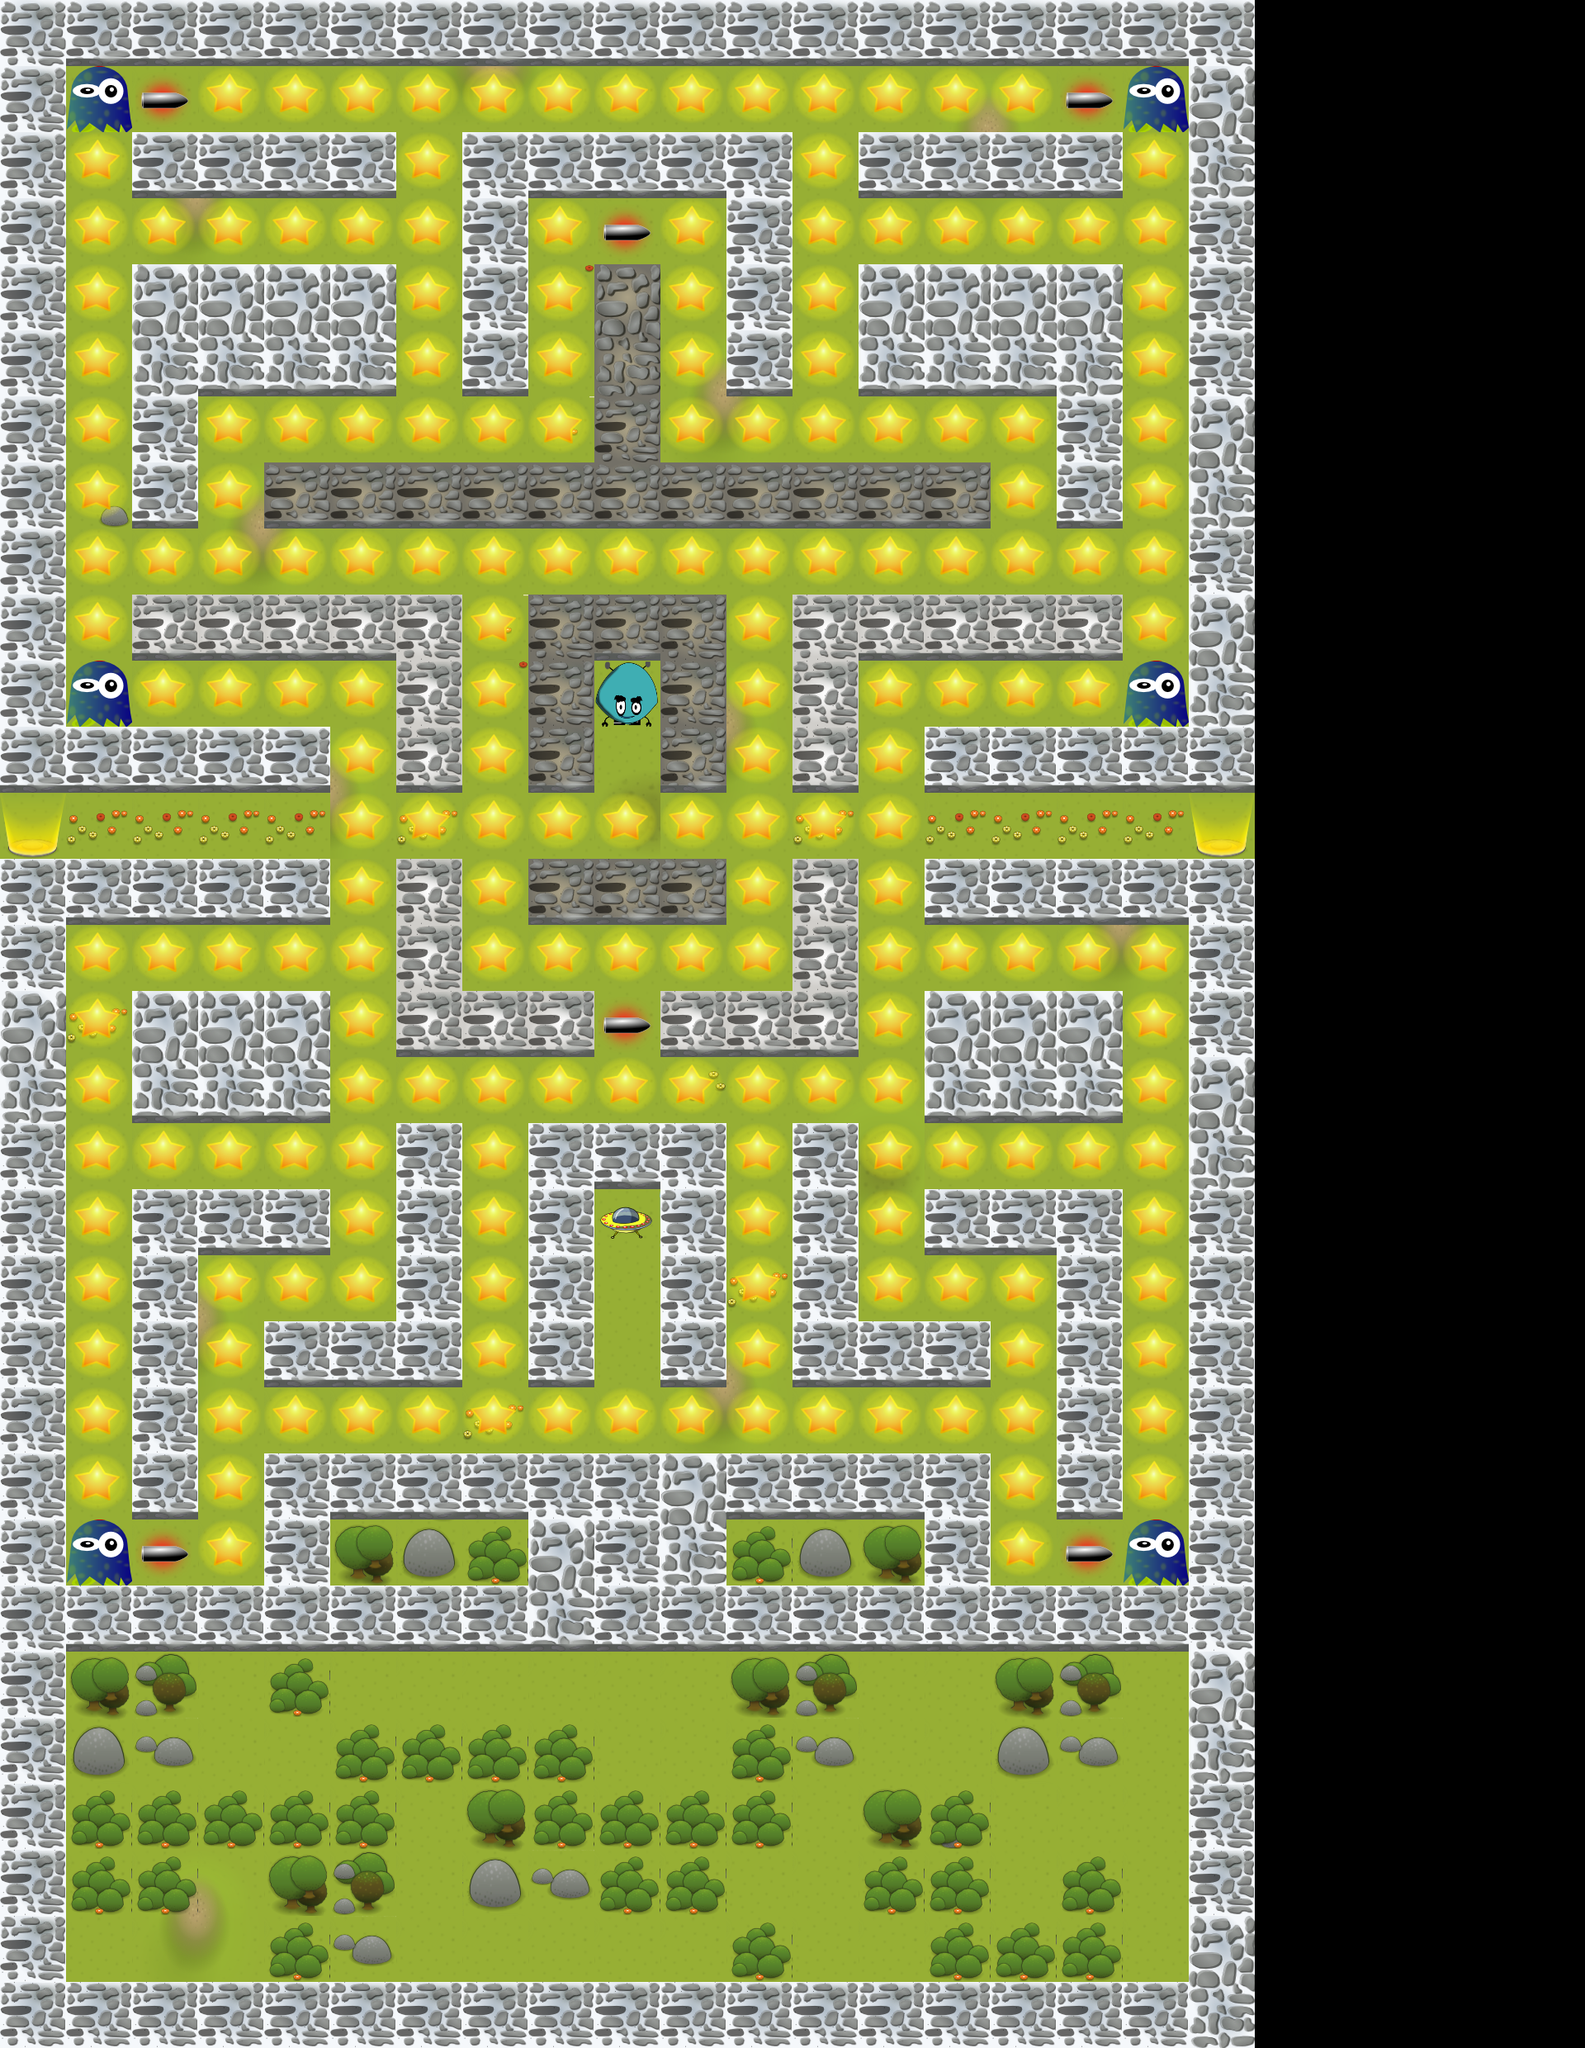

Rendered tile map (Tiled .tmx) drawn with the repository's tilesets; below, a short description and the map source with its tile grids summarised:
An orthogonal 24x31 tile map with 80x80 px tiles, 6 tile layers (Tile Layer 1, adds, walls, wall_front, ...), 3 hidden layers not drawn, 3 tilesets and 8 objects.

<map version="1.0" orientation="orthogonal" width="24" height="31" tilewidth="80" tileheight="80">
 <properties>
  <property name="Scale" value="0.75" />
  <property name="background_music" value="Kick Shock" />
  <property name="level author" value="level created by Janysz Pelc" />
  <property name="music_info" value="How it Begins by Kevin MacLeod is licensed under a CC Attribution 3.0." />
 </properties>
 <tileset firstgid="1" name="walls80" tilewidth="80" tileheight="80">
  <image source="walls80.png" width="320" height="320" />
  <tile id="0">
   <properties>
    <property name="wall" value="1" />
   </properties>
  </tile>
  <tile id="1">
   <properties>
    <property name="wall" value="1" />
   </properties>
  </tile>
  <tile id="2">
   <properties>
    <property name="wall" value="1" />
   </properties>
  </tile>
  <tile id="14">
   <properties>
    <property name="wall" value="1" />
   </properties>
  </tile>
  <tile id="15">
   <properties>
    <property name="wall" value="1" />
   </properties>
  </tile>
 </tileset>
 <tileset firstgid="17" name="SmallWorld-all" tilewidth="80" tileheight="80">
  <image source="SmallWorld-all.png" width="640" height="560" />
 </tileset>
 <tileset firstgid="73" name="TiledObjects" tilewidth="80" tileheight="80">
  <image source="TiledObjects.png" width="800" height="800" />
 </tileset>
 <layer name="Tile Layer 1" width="24" height="31">
  <data>[744 cells, 547 non-empty, 2 distinct tile ids]</data>
 </layer>
 <layer name="adds" width="24" height="31">
  <data>[744 cells, 127 non-empty, 30 distinct tile ids]</data>
 </layer>
 <layer name="walls" width="24" height="31">
  <data>[744 cells, 275 non-empty, 6 distinct tile ids]</data>
 </layer>
 <layer name="wall_front" width="24" height="31">
  <data>[744 cells, 323 non-empty, 9 distinct tile ids]</data>
 </layer>
 <layer name="front" width="24" height="31" visible="0">
  <data>[744 cells, 0 non-empty, 0 distinct tile ids]</data>
 </layer>
 <layer name="down" width="24" height="31">
  <data>[744 cells, 133 non-empty, 1 distinct tile ids]</data>
 </layer>
 <layer name="left" width="24" height="31" visible="0">
  <data>[744 cells, 1 non-empty, 1 distinct tile ids]</data>
 </layer>
 <layer name="right" width="24" height="31" visible="0">
  <data>[744 cells, 0 non-empty, 0 distinct tile ids]</data>
 </layer>
 <layer name="ObjectTiles" width="24" height="31">
  <data>[744 cells, 210 non-empty, 6 distinct tile ids]</data>
 </layer>
 <objectgroup name="objects">
  <object x="0" y="960" width="80" height="80">
   <properties>
    <property name="element" value="1" />
    <property name="sequence" value="1" />
   </properties>
  </object>
  <object x="1440" y="960" width="80" height="80">
   <properties>
    <property name="element" value="2" />
    <property name="sequence" value="1" />
   </properties>
  </object>
  <object x="160" y="80" width="80" height="80">
   <properties>
    <property name="quantity" value="1" />
   </properties>
  </object>
  <object x="1280" y="80" width="80" height="80">
   <properties>
    <property name="quantity" value="1" />
   </properties>
  </object>
  <object x="160" y="1840" width="80" height="80">
   <properties>
    <property name="quantity" value="1" />
   </properties>
  </object>
  <object x="1280" y="1840" width="80" height="80">
   <properties>
    <property name="quantity" value="1" />
   </properties>
  </object>
  <object x="720" y="1200" width="80" height="80">
   <properties>
    <property name="quantity" value="1" />
   </properties>
  </object>
  <object x="720" y="240" width="80" height="80">
   <properties>
    <property name="quantity" value="1" />
   </properties>
  </object>
 </objectgroup>
</map>
